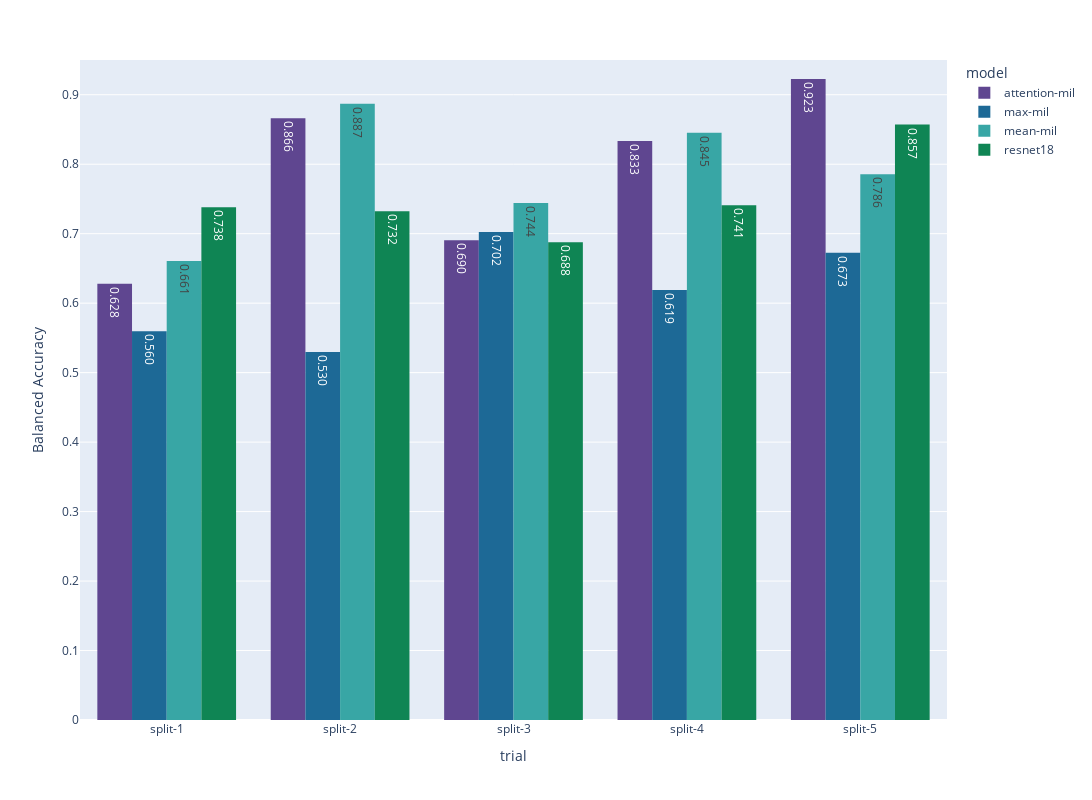

This figure's notebook cell:
### Code cell
fig = px.histogram(
    results, x="trial", 
    y="balanced_accuracy", 
    color="model", 
    barmode="group", 
    height=800,
    width=1500,
    color_discrete_sequence=px.colors.qualitative.Prism,
    text_auto=".3f"
    )

fig.update_yaxes(range=[0, 0.95], title_text="Balanced Accuracy")

fig.show()

### Figure 1 — Plotly figure (JSON) as saved in the notebook; plotly's stock layout.template omitted (floating-point values rounded to 4 significant figures)
{"data": [{"alignmentgroup": "True", "bingroup": "x", "histfunc": "sum", "hovertemplate": "model=attention-mil<br>trial=%{x}<br>sum of balanced_accuracy=%{y}<extra></extra>", "legendgroup": "attention-mil", "marker": {"color": "rgb(95, 70, 144)", "pattern": {"shape": ""}}, "name": "attention-mil", "offsetgroup": "attention-mil", "orientation": "v", "showlegend": true, "texttemplate": "%{value:.3f}", "type": "histogram", "x": ["split-1", "split-2", "split-3", "split-4", "split-5"], "xaxis": "x", "y": [0.628, 0.8661, 0.6905, 0.8333, 0.9226], "yaxis": "y"}, {"alignmentgroup": "True", "bingroup": "x", "histfunc": "sum", "hovertemplate": "model=max-mil<br>trial=%{x}<br>sum of balanced_accuracy=%{y}<extra></extra>", "legendgroup": "max-mil", "marker": {"color": "rgb(29, 105, 150)", "pattern": {"shape": ""}}, "name": "max-mil", "offsetgroup": "max-mil", "orientation": "v", "showlegend": true, "texttemplate": "%{value:.3f}", "type": "histogram", "x": ["split-1", "split-2", "split-3", "split-4", "split-5"], "xaxis": "x", "y": [0.5595, 0.5298, 0.7024, 0.619, 0.6726], "yaxis": "y"}, {"alignmentgroup": "True", "bingroup": "x", "histfunc": "sum", "hovertemplate": "model=mean-mil<br>trial=%{x}<br>sum of balanced_accuracy=%{y}<extra></extra>", "legendgroup": "mean-mil", "marker": {"color": "rgb(56, 166, 165)", "pattern": {"shape": ""}}, "name": "mean-mil", "offsetgroup": "mean-mil", "orientation": "v", "showlegend": true, "texttemplate": "%{value:.3f}", "type": "histogram", "x": ["split-1", "split-2", "split-3", "split-4", "split-5"], "xaxis": "x", "y": [0.6607, 0.8869, 0.744, 0.8452, 0.7857], "yaxis": "y"}, {"alignmentgroup": "True", "bingroup": "x", "histfunc": "sum", "hovertemplate": "model=resnet18<br>trial=%{x}<br>sum of balanced_accuracy=%{y}<extra></extra>", "legendgroup": "resnet18", "marker": {"color": "rgb(15, 133, 84)", "pattern": {"shape": ""}}, "name": "resnet18", "offsetgroup": "resnet18", "orientation": "v", "showlegend": true, "texttemplate": "%{value:.3f}", "type": "histogram", "x": ["split-1", "split-2", "split-3", "split-4", "split-5"], "xaxis": "x", "y": [0.7381, 0.7321, 0.6875, 0.7411, 0.8571], "yaxis": "y"}], "layout": {"barmode": "group", "height": 800, "legend": {"title": {"text": "model"}, "tracegroupgap": 0}, "margin": {"t": 60}, "width": 1500, "xaxis": {"anchor": "y", "domain": [0, 1], "title": {"text": "trial"}}, "yaxis": {"anchor": "x", "domain": [0, 1], "range": [0, 0.95], "title": {"text": "Balanced Accuracy"}}}}
